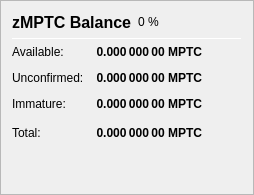
                   <widget class="QFrame" name="frame_ZerocoinBalances">
                    <property name="frameShape">
                     <enum>QFrame::StyledPanel</enum>
                    </property>
                    <property name="frameShadow">
                     <enum>QFrame::Raised</enum>
                    </property>
                    <layout class="QVBoxLayout" name="verticalLayout_7">
                     <item>
                      <layout class="QHBoxLayout" name="horizontalLayout_8" stretch="0,0,0">
                       <item>
                        <widget class="QLabel" name="label_5z_3">
                         <property name="minimumSize">
                          <size>
                           <width>0</width>
                           <height>20</height>
                          </size>
                         </property>
                         <property name="font">
                          <font>
                           <pointsize>12</pointsize>
                           <weight>75</weight>
                           <bold>true</bold>
                          </font>
                         </property>
                         <property name="text">
                          <string>zMPTC Balance</string>
                         </property>
                        </widget>
                       </item>
                       <item>
                        <widget class="QLabel" name="labelzMPTCPercent">
                         <property name="text">
                          <string notr="true">0 %</string>
                         </property>
                        </widget>
                       </item>
                       <item>
                        <spacer name="horizontalSpacer_11">
                         <property name="orientation">
                          <enum>Qt::Horizontal</enum>
                         </property>
                         <property name="sizeHint" stdset="0">
                          <size>
                           <width>40</width>
                           <height>20</height>
                          </size>
                         </property>
                        </spacer>
                       </item>
                      </layout>
                     </item>
                     <item>
                      <widget class="Line" name="line_ZerocoinBalance">
                       <property name="minimumSize">
                        <size>
                         <width>0</width>
                         <height>1</height>
                        </size>
                       </property>
                       <property name="maximumSize">
                        <size>
                         <width>16777215</width>
                         <height>1</height>
                        </size>
                       </property>
                       <property name="orientation">
                        <enum>Qt::Horizontal</enum>
                       </property>
                      </widget>
                     </item>
                     <item>
                      <layout class="QGridLayout" name="gridLayout_5">
                       <property name="spacing">
                        <number>12</number>
                       </property>
                       <item row="1" column="0">
                        <widget class="QLabel" name="labelzBalanceMatureText">
                         <property name="toolTip">
                          <string>Mature: more than 20 confirmation and more than 1 mint of the same denomination after it was minted.
These zMPTC are spendable.</string>
                         </property>
                         <property name="text">
                          <string>Available:</string>
                         </property>
                        </widget>
                       </item>
                       <item row="1" column="1">
                        <widget class="QLabel" name="labelzBalanceMature">
                         <property name="font">
                          <font>
                           <weight>75</weight>
                           <bold>true</bold>
                          </font>
                         </property>
                         <property name="toolTip">
                          <string>Mature: more than 20 confirmation and more than 1 mint of the same denomination after it was minted.
These zMPTC are spendable.</string>
                         </property>
                         <property name="text">
                          <string notr="true">0.000 000 00 MPTC</string>
                         </property>
                         <property name="alignment">
                          <set>Qt::AlignRight|Qt::AlignTrailing|Qt::AlignVCenter</set>
                         </property>
                        </widget>
                       </item>
                       <item row="2" column="0">
                        <widget class="QLabel" name="labelzBalanceUnconfirmedText">
                         <property name="toolTip">
                          <string>Unconfirmed: less than 20 confirmations
Immature: confirmed, but less than 1 mint of the same denomination after it was minted</string>
                         </property>
                         <property name="text">
                          <string>Unconfirmed:</string>
                         </property>
                        </widget>
                       </item>
                       <item row="2" column="1">
                        <widget class="QLabel" name="labelzBalanceUnconfirmed">
                         <property name="font">
                          <font>
                           <weight>75</weight>
                           <bold>true</bold>
                          </font>
                         </property>
                         <property name="toolTip">
                          <string>Unconfirmed: less than 20 confirmations
Immature: confirmed, but less than 1 mint of the same denomination after it was minted</string>
                         </property>
                         <property name="text">
                          <string notr="true">0.000 000 00 MPTC</string>
                         </property>
                         <property name="alignment">
                          <set>Qt::AlignRight|Qt::AlignTrailing|Qt::AlignVCenter</set>
                         </property>
                        </widget>
                       </item>
                       <item row="3" column="0">
                        <widget class="QLabel" name="labelzBalanceImmatureText">
                         <property name="toolTip">
                          <string>Unconfirmed: less than 20 confirmations
Immature: confirmed, but less than 1 mint of the same denomination after it was minted</string>
                         </property>
                         <property name="text">
                          <string>Immature:</string>
                         </property>
                        </widget>
                       </item>
                       <item row="3" column="1">
                        <widget class="QLabel" name="labelzBalanceImmature">
                         <property name="font">
                          <font>
                           <weight>75</weight>
                           <bold>true</bold>
                          </font>
                         </property>
                         <property name="toolTip">
                          <string>Unconfirmed: less than 20 confirmations
Immature: confirmed, but less than 1 mint of the same denomination after it was minted</string>
                         </property>
                         <property name="text">
                          <string notr="true">0.000 000 00 MPTC</string>
                         </property>
                         <property name="alignment">
                          <set>Qt::AlignRight|Qt::AlignTrailing|Qt::AlignVCenter</set>
                         </property>
                        </widget>
                       </item>
                       <item row="4" column="0">
                        <widget class="QLabel" name="labelzBalanceText">
                         <property name="toolTip">
                          <string>Your current zMPTC balance, unconfirmed and immature zMPTC included.</string>
                         </property>
                         <property name="text">
                          <string>Total:</string>
                         </property>
                        </widget>
                       </item>
                       <item row="4" column="1">
                        <widget class="QLabel" name="labelzBalance">
                         <property name="font">
                          <font>
                           <weight>75</weight>
                           <bold>true</bold>
                          </font>
                         </property>
                         <property name="cursor">
                          <cursorShape>IBeamCursor</cursorShape>
                         </property>
                         <property name="toolTip">
                          <string>Your current zMPTC balance, unconfirmed and immature zMPTC included.</string>
                         </property>
                         <property name="text">
                          <string notr="true">0.000 000 00 MPTC</string>
                         </property>
                         <property name="alignment">
                          <set>Qt::AlignRight|Qt::AlignTrailing|Qt::AlignVCenter</set>
                         </property>
                         <property name="textInteractionFlags">
                          <set>Qt::LinksAccessibleByMouse|Qt::TextSelectableByKeyboard|Qt::TextSelectableByMouse</set>
                         </property>
                        </widget>
                       </item>
                       <item row="4" column="2">
                        <spacer name="horizontalSpacer_4">
                         <property name="orientation">
                          <enum>Qt::Horizontal</enum>
                         </property>
                         <property name="sizeHint" stdset="0">
                          <size>
                           <width>40</width>
                           <height>20</height>
                          </size>
                         </property>
                        </spacer>
                       </item>
                      </layout>
                     </item>
                     <item>
                      <spacer name="verticalSpacer_4">
                       <property name="orientation">
                        <enum>Qt::Vertical</enum>
                       </property>
                       <property name="sizeHint" stdset="0">
                        <size>
                         <width>20</width>
                         <height>40</height>
                        </size>
                       </property>
                      </spacer>
                     </item>
                    </layout>
                   </widget>
